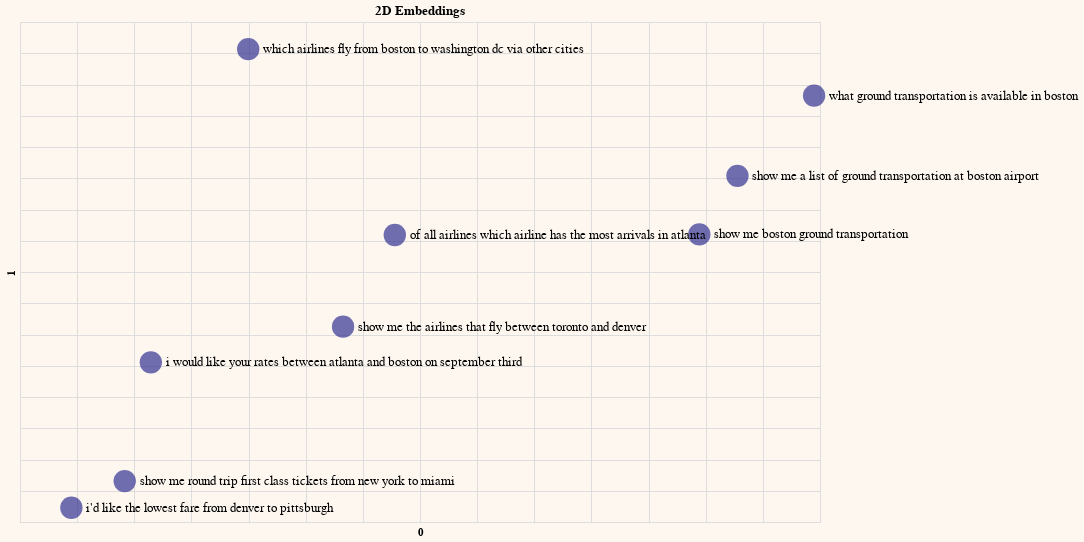

The code cell stored with this chart in its notebook:
### Code cell
# Reduce embeddings to 2 principal components to aid visualization
embeds_pc2 = get_pc(embeds,2)

# Add the principal components to dataframe
df_pc2 = pd.concat([df, pd.DataFrame(embeds_pc2)], axis=1)

# Plot the 2D embeddings on a chart
df_pc2.columns = df_pc2.columns.astype(str)
generate_chart(df_pc2.iloc[:sample],'0','1',title='2D Embeddings')

### Figure 1 — Vega-Lite specification as saved in the notebook (floating-point values rounded to 4 significant figures; data arrays with more than 128 entries replaced by an {"elided": "..."} marker saying what was removed)
{"config": {"view": {"continuousWidth": 400, "continuousHeight": 300}, "background": "#FDF7F0", "legend": {"labelFontSize": 18, "orient": "bottom", "titleFontSize": 18}}, "layer": [{"mark": {"type": "circle", "size": 500}, "encoding": {"color": {"value": "#333293"}, "tooltip": [{"field": "query", "type": "nominal"}], "x": {"axis": {"domain": false, "labels": false, "ticks": false}, "field": "0", "scale": {"zero": false}, "type": "quantitative"}, "y": {"axis": {"domain": false, "labels": false, "ticks": false}, "field": "1", "scale": {"zero": false}, "type": "quantitative"}}}, {"mark": {"type": "text", "align": "left", "baseline": "middle", "color": "black", "dx": 15, "size": 13}, "encoding": {"color": {"value": "black"}, "text": {"field": "query", "type": "nominal"}, "tooltip": [{"field": "query", "type": "nominal"}], "x": {"axis": {"domain": false, "labels": false, "ticks": false}, "field": "0", "scale": {"zero": false}, "type": "quantitative"}, "y": {"axis": {"domain": false, "labels": false, "ticks": false}, "field": "1", "scale": {"zero": false}, "type": "quantitative"}}}], "data": {"name": "data-05855562dac236d779e4ba1ba4c1fec1"}, "height": 500, "title": "2D Embeddings", "width": 800, "$schema": "https://vega.github.io/schema/vega-lite/v4.17.0.json", "datasets": {"data-05855562dac236d779e4ba1ba4c1fec1": [{"query": " which airlines fly from boston to washington dc via other cities", "query_embeds": {"elided": "4096 float values"}, "0": -5.03, "1": 45.66}, {"query": " show me the airlines that fly between toronto and denver", "query_embeds": {"elided": "4096 float values"}, "0": 3.269, "1": 1.258}, {"query": " show me round trip first class tickets from new york to miami", "query_embeds": {"elided": "4096 float values"}, "0": -15.84, "1": -23.45}, {"query": " i'd like the lowest fare from denver to pittsburgh", "query_embeds": {"elided": "4096 float values"}, "0": -20.51, "1": -27.72}, {"query": " show me a list of ground transportation at boston airport", "query_embeds": {"elided": "4096 float values"}, "0": 37.78, "1": 25.39}, {"query": " show me boston ground transportation", "query_embeds": {"elided": "4096 float values"}, "0": 34.44, "1": 16.01}, {"query": " of all airlines which airline has the most arrivals in atlanta", "query_embeds": {"elided": "4096 float values"}, "0": 7.796, "1": 15.92}, {"query": " what ground transportation is available in boston", "query_embeds": {"elided": "4096 float values"}, "0": 44.48, "1": 38.23}, {"query": " i would like your rates between atlanta and boston on september third", "query_embeds": {"elided": "4096 float values"}, "0": -13.55, "1": -4.459}]}}
